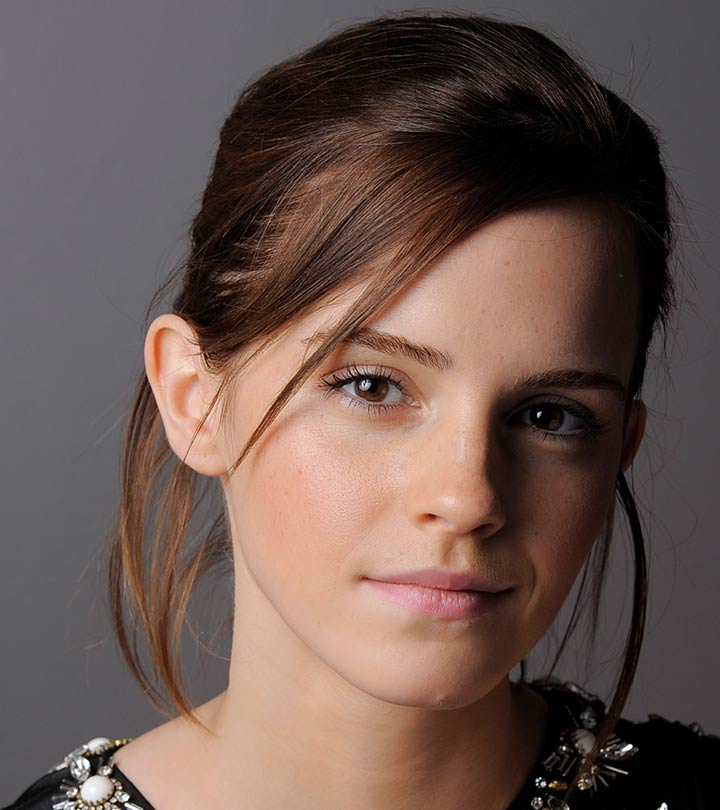
#> input picture emma.jpg, 720 x 810 px, found by its file name
$ jupyter execute assignment_1.ipynb   (shell and % lines are left out)
#> lines starting #> are read from the running program, lines starting #| are printed output that depends on the picture
# EN3160 - Assignment 1

## Question - 1
### Part (a) & Part (b)

[cell 1]
import cv2 as cv
import numpy as np
import matplotlib.pyplot as plt

t1 = np.linspace(0,50,51).astype('uint8')
t2= np.linspace(100,255,100).astype('uint8')
t3 = np.linspace(150,255,105).astype('uint8')

transform = np.concatenate((t1, t2), axis = 0)
transform = np.concatenate((transform, t3), axis = 0)

num_axis = [0, 50, 100, 150, 200, 255]

plt.figure(figsize=(3,3))
plt.plot(transform)
plt.grid()
plt.xlabel('Input Intensity')
plt.ylabel('Output Intensity')
plt.xlim(0,255)
plt.ylim(0,255)
plt.xticks(num_axis)
plt.yticks(num_axis)


img = cv.imread('D:/VScode/JupyterWorks/Assignment 1/emma.jpg', cv.IMREAD_GRAYSCALE)
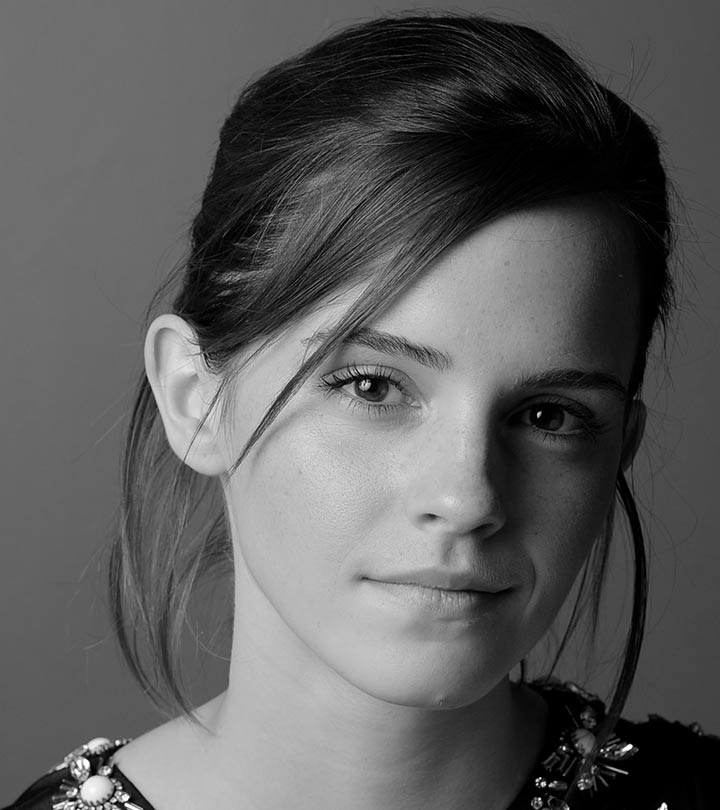
#> img: shape (810, 720); min 0, max 255, mean 92.3
#img = cv.imread(r'D:\VScode\JupyterWorks\Assignment 1\emma.jpg', cv.IMREAD_GRAYSCALE)
img = cv.cvtColor(img, cv.COLOR_BGR2RGB)
#> img: shape (810, 720, 3)
transform_img = cv.LUT(img, transform)
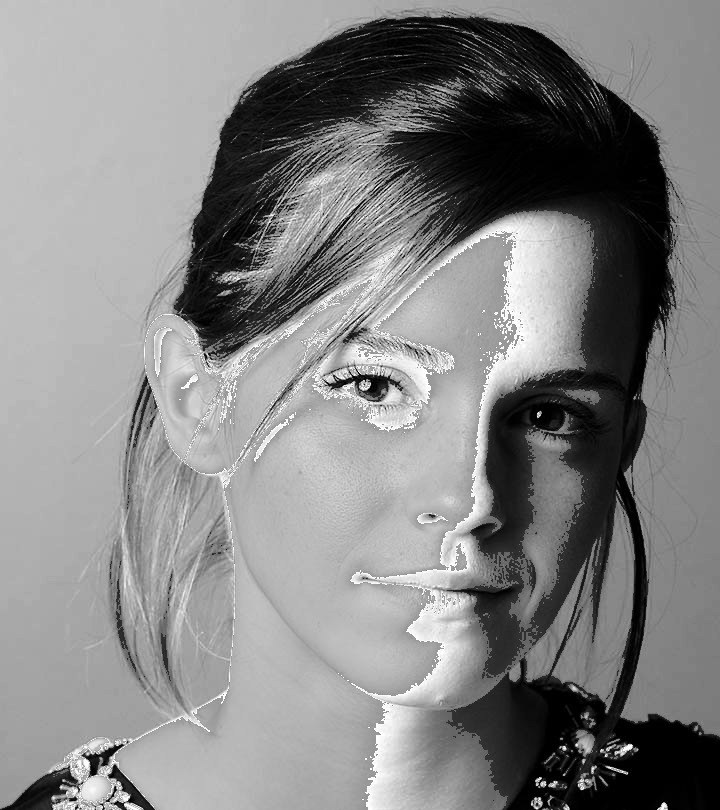
#> transform_img: shape (810, 720, 3); min 0, max 255, mean 132.4

fig, ax = plt.subplots(1,2)
ax[0].set_title('Original Image')
ax[0].imshow(img)
ax[1].set_title('')
ax[1].imshow(transform_img)
plt.show()
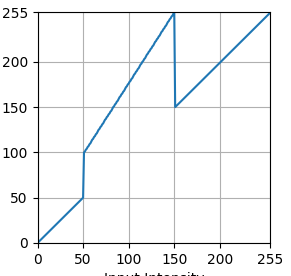
#> figure drawn by matplotlib, 1 panel; curve peaks at x = 150, y = 255
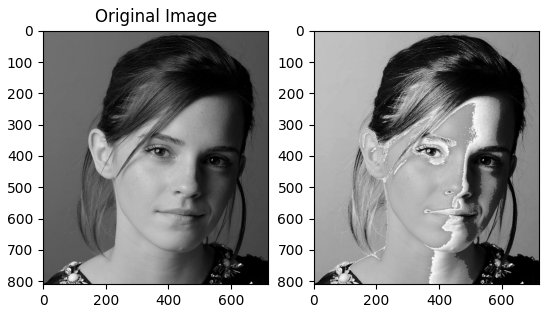
#> figure drawn by matplotlib, 2 panels

## Question - 2
### Part (a) & Part (b)

[cell 2]
import cv2 as cv
import numpy as np
import matplotlib.pyplot as plt

t1 = np.linspace(0, 25, 150).astype('uint8')
t2 = np.linspace(150, 200, 50).astype('uint8')
t3 = np.linspace(25, 32, 56).astype('uint8')

v1 = np.linspace(0, 25, 75).astype('uint8')
v2 = np.linspace(150, 200, 50).astype('uint8')
v3 = np.linspace(25, 75, 131).astype('uint8')

transform1 = np.concatenate((t1, t2), axis = 0)
transform1 = np.concatenate((transform1, t3), axis = 0)

transform2 = np.concatenate((v1, v2), axis = 0)
transform2 = np.concatenate((transform2, v3), axis = 0)

img = cv.imread(r'D:\VScode\JupyterWorks\Assignment 1\BrainProtonDensitySLice9.png', cv.IMREAD_GRAYSCALE)
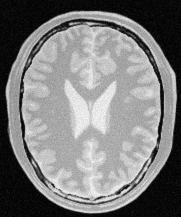
#> input picture BrainProtonDensitySlice9.png, 181 x 217 px, found by its file name
#> img is the input picture: shape (217, 181); min 0, max 251, mean 123.7
img = cv.cvtColor(img, cv.COLOR_BGR2RGB)

img1 = cv.LUT(img, transform1)
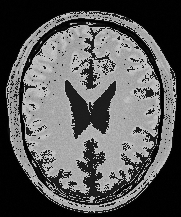
#> img1: shape (217, 181, 3); min 0, max 200, mean 90.6
img2 = cv.LUT(img, transform2)
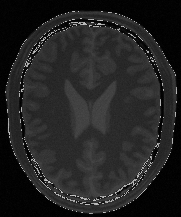
#> img2: shape (217, 181, 3); min 0, max 200, mean 35.2

fig, ax = plt.subplots(1,3, figsize = (9,9))
ax[0].set_title('Original Image')
ax[0].imshow(img)
ax[1].set_title('White matter in Image')
ax[1].imshow(img1)
ax[2].set_title('Gray matter in Image')
ax[2].imshow(img2)

num_axis = [0, 25, 50, 75, 100, 125, 150, 175, 200, 225, 250]
fig, ax1 = plt.subplots(1,2, figsize = (9,4))


ax1[0].set_title('White matter')
ax1[0].plot(transform1)
ax1[0].set_xlim([0,255])
ax1[0].set_ylim([0,255])
ax1[0].grid()
ax1[0].set_xticks(num_axis)
ax1[0].set_yticks(num_axis)

ax1[1].set_title('Gray matter')
ax1[1].plot(transform2)
ax1[1].set_xlim([0,255])
ax1[1].set_ylim([0,255])
ax1[1].grid()
ax1[1].set_xticks(num_axis)
ax1[1].set_yticks(num_axis)
plt.show()
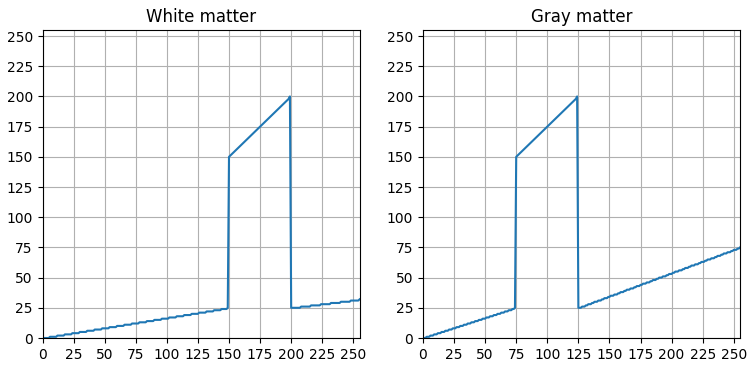
#> figure drawn by matplotlib, 2 panels; panel 1: curve peaks at x = 199, y = 200; panel 2: curve peaks at x = 124, y = 200
